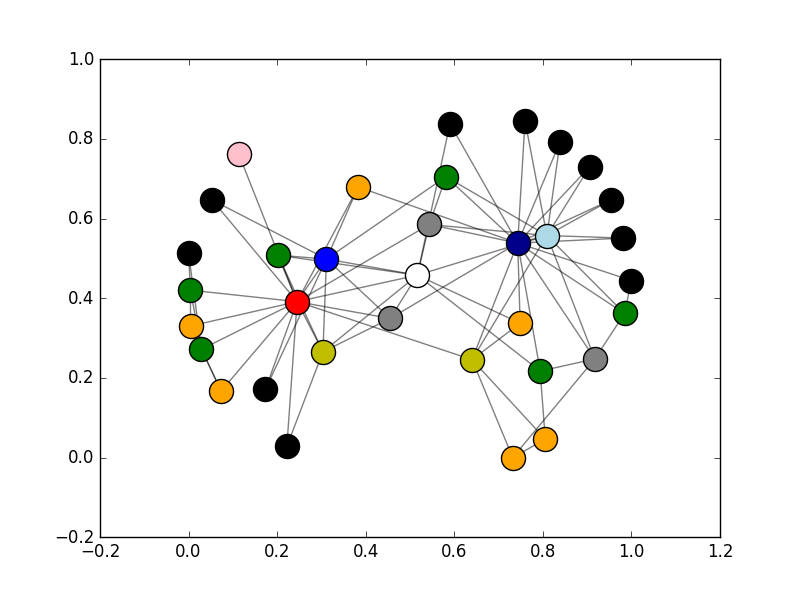

The Python source for this figure:
# -*- coding: utf-8 -*-
"""
Created on Wed Nov  2 17:02:38 2016

@author: Yi
"""

import networkx as nx
import matplotlib.pyplot as plt
import community


myNetXGraph=nx.karate_club_graph()


# Prints summary information about the graph
print(nx.info(myNetXGraph))


# Print the degree of each node
print("Node Degree")
for v in myNetXGraph:
	print('%s %s' % (v,myNetXGraph.degree(v)))


# Computer and print other stats    
nbr_nodes = nx.number_of_nodes(myNetXGraph)
nbr_edges = nx.number_of_edges(myNetXGraph)
nbr_components = nx.number_connected_components(myNetXGraph)
print("Number of nodes:", nbr_nodes)
print("Number of edges:", nbr_edges)
print("Number of connected components:", nbr_components)




# Draw the network using the default settings
nx.draw(myNetXGraph)
plt.clf()


# Draw, but change the color to to blue
nx.draw(myNetXGraph, node_color='br')
plt.clf()


# Compute betweeness and then store the value with each node in the networkx graph
#betweenList = nx.betweenness_centrality(myNetXGraph)
#nx.set_node_attributes(myNetXGraph, 'betweenness', betweenList)
#print();
#print("Betweeness of each node")
#print(betweenList)

degreeList = nx.degree_centrality(myNetXGraph)
nx.set_node_attributes(myNetXGraph, 'degree', degreeList)
print();
print("degree of each node")
print(degreeList.values())


color=['r','b','g','w','y','orange','grey','black','pink','lightblue','darkblue']
print(color[1])
size = float(len(set(degreeList.values())))
print(size)
pos = nx.spring_layout(myNetXGraph)
count = 0
for degree in set(degreeList.values()) :
 	count += 1
 	list_nodes = [nodes for nodes in degreeList.keys()
                             	if degreeList[nodes] == degree]
 	nx.draw_networkx_nodes(myNetXGraph, pos, list_nodes, 
                            	node_color = color[count - 1])
nx.draw_networkx_edges(myNetXGraph,pos, alpha=0.5)
plt.show()


count = 0.
for degree in set(degreeList.values()) :
 	count += 1.
 	list_nodes = [nodes for nodes in degreeList.keys()
                             	if degreeList[nodes] == degree]
 	nx.draw_networkx_nodes(myNetXGraph, pos, list_nodes, 
                            	node_color = str(count/size))
nx.draw_networkx_edges(myNetXGraph,pos, alpha=0.5)
plt.show()
        


#####################
# Clustering
# Code from: http://perso.crans.org/aynaud/communities/#
#####################
# Conduct modularity clustering
partition = community.best_partition(myNetXGraph)


# Print clusters (You will get a list of each node with the cluster you are in)
print();
print("Clusters")
print(partition)


# Setup colors and graph layout. Then print.
size = float(len(set(partition.values())))
pos = nx.spring_layout(myNetXGraph)
count = 0.
for com in set(partition.values()) :
 	count += 1.
 	list_nodes = [nodes for nodes in partition.keys()
                             	if partition[nodes] == com]
 	nx.draw_networkx_nodes(myNetXGraph, pos, list_nodes, node_size = 50,
                            	node_color = str(count / size))
nx.draw_networkx_edges(myNetXGraph,pos, alpha=0.5)
plt.show()
